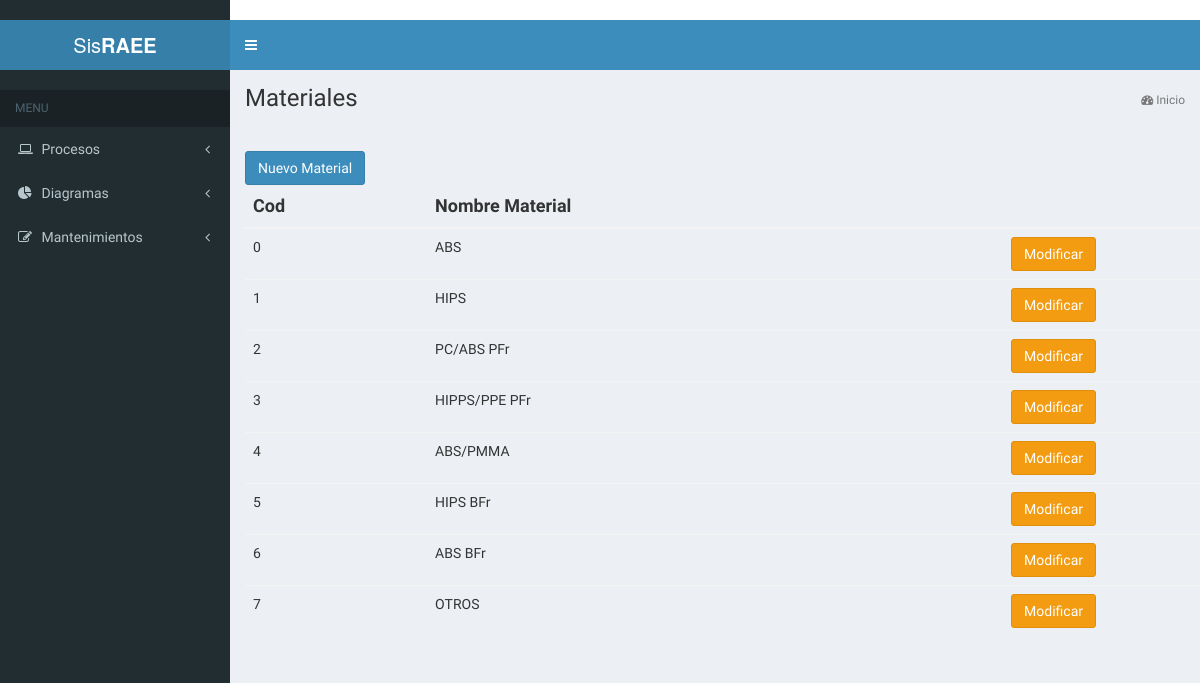
The page /processes/listMaterial/ on the database its author committed.
### processes/models.py (models this page shows, shortened)
class Material(models.Model):
    idmaterial = models.AutoField(db_column='IDMATERIAL', primary_key=True)
    nombre = models.CharField(db_column='NOMBRE', max_length=45)
    class Meta:
        managed = True
        db_table = 'MATERIAL'

### processes/views.py (the view)
# urls.py: url('listMaterial/', MaterialListView.as_view(), name='material_list'),
class MaterialListView(ListView):
    model = Material
    context_object_name = 'materiales'

### processes/templates/processes/material_list.html (shortened to what this page needs)
{% extends "processes/base-processes.html" %}
{% block content %}
    {% block processes %}script
        {% include "base/nav.html" %}
        <div class="content-wrapper">
            <section class="content-header">
                <h1>
                    Materiales
                </h1>
                <ol class="breadcrumb">
                    <li class="active"><i class="fa fa-dashboard"></i> Inicio</li>
                </ol>
            </section>
            <div class="container">
                <table class="table table-hover">
                    <thead>
                    <tr>
                        <th><FONT SIZE=4><b>Cod</b></font></th>
                        <th><FONT SIZE=4><b>Nombre Material</b></font></th>
                        <th></th>
                    </tr>
                    </thead>
                    <tbody>
                    <tr>
                        <form action="{% url 'material_add' %}" method="post">{% csrf_token %}
                            <input type="submit" value="Nuevo Material" class="btn btn-primary">
                        </form>
                    </tr>
                    {% for material in materiales %}
                        <tr>
                            <td> {{ material.idmaterial }} </td>
                            <td> {{ material.nombre }} </td>
                            <td>
                                <form action="{% url 'material_update' %}" method="post">{% csrf_token %}
                                    <input type="submit" value="Modificar" class="btn btn-warning">
                                </form>
                            </td>
                        </tr>
                    {% endfor %}
                    </tbody>
                </table>
            </div>
        </div>
    {% endblock %}
{% endblock %}

### processes/templates/processes/base-processes.html (shortened to what this page needs)
{% extends "base/base.html" %}
{% block css %}
    <link rel="stylesheet" href="/static/bootstrap/css/bootstrap.min.css">
    <link rel="stylesheet" href="https://maxcdn.bootstrapcdn.com/font-awesome/4.4.0/css/font-awesome.min.css">
    <link rel="stylesheet" href="https://code.ionicframework.com/ionicons/2.0.1/css/ionicons.min.css">
    <link rel="stylesheet" href="/static/dist/css/AdminLTE.min.css">
    <link rel="stylesheet" href="/static/dist/css/skins/_all-skins.min.css">
     <link href="/static/plugins/datepicker/datepicker3.css" rel="stylesheet" type="text/css" />
{% endblock css %}

### templates/base/base.html (shortened to what this page needs)
<!DOCTYPE html>
<html lang="en">
<head>
    <title>{% block title %}{% endblock title %}</title></head>
{% block css %}{% endblock css %}
<body class="hold-transition skin-blue sidebar-mini">
{% block content %}
{% endblock content %}
</html>

### templates/base/nav.html (shortened to what this page needs)
<div class="wrapper">
    <header class="main-header">
        <a href="#" class="logo">
            <span class="logo-lg">Sis<b>RAEE</b></span>
        </a>
        <nav class="navbar navbar-static-top" role="navigation">
            <a href="#" class="sidebar-toggle" data-toggle="offcanvas" role="button">
            </a>
        </nav>
    </header>
    <aside class="main-sidebar">
        <section class="sidebar">
            <ul class="sidebar-menu">
                <li class="header">MENU</li>
                <li class="treeview">
                    <a href="#">
                        <i class="fa fa-laptop"></i>
                        <span>Procesos</span>
                        <i class="fa fa-angle-left pull-right"></i>
                    </a>
                </li>
                <li class="treeview">
                    <a href="#">
                        <i class="fa fa-pie-chart"></i>
                        <span>Diagramas</span>
                        <i class="fa fa-angle-left pull-right"></i>
                    </a>
                </li>
                <li class="treeview">
                    <a href="#">
                        <i class="fa fa-edit"></i>
                        <span>Mantenimientos</span>
                        <i class="fa fa-angle-left pull-right"></i>
                    </a>
                </li>
        </section>
    </aside>

### rows shown on the page
Material: idmaterial "0", nombre "ABS"
Material: idmaterial "1", nombre "HIPS"
Material: idmaterial "2", nombre "PC/ABS PFr"
Material: idmaterial "3", nombre "HIPPS/PPE PFr"
Material: idmaterial "4", nombre "ABS/PMMA"
Material: idmaterial "5", nombre "HIPS BFr"
Material: idmaterial "6", nombre "ABS BFr"
Material: idmaterial "7", nombre "OTROS"
